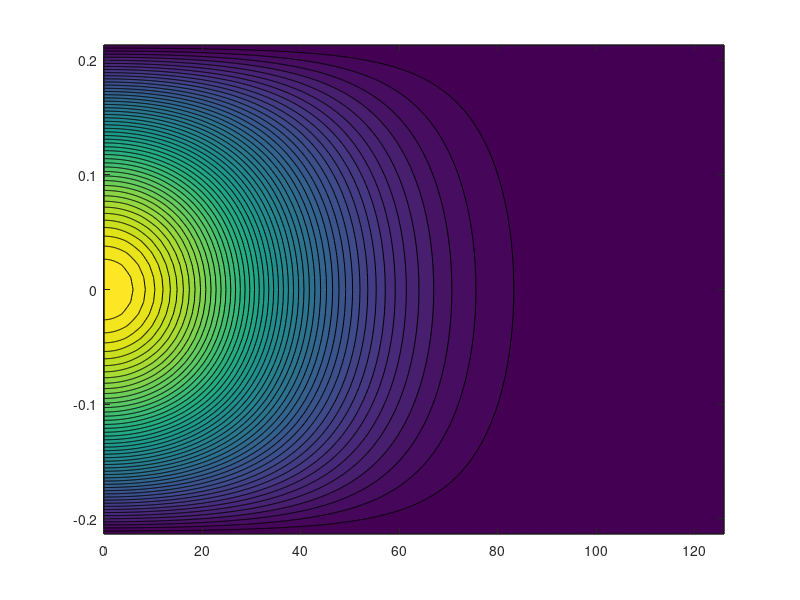

This chart was generated by the following MATLAB code: (Note: this script raises an error after producing the figure.)
%% Free space lattice for AC stark shifts calculation

clc
close all
clear all
format long g

% Define parameters

w0_red = 42e-6;
det_red = -160e9 ;
Pred = 120e-3; %in W
theta = (pi/180)*0;

fCs = 351.72196e12;
c = 299792458;
eta = 376.73;
e0 = 8.854187817e-12;
kb = 1.3806488e-23;
f_red = fCs+det_red; lambda_red = c./f_red; zR_red = pi*w0_red^2/lambda_red;

r.x = [0:100e-9:w0_red*3];
r.y = r.x;
r.z = [-lambda_red/4:lambda_red/2/40:lambda_red/4];
[X,Z] = meshgrid(r.x,r.z);

% Lattice electric field
E0_red = sqrt(4*eta/(pi*w0_red^2)); %amplitude
E_red = E0_red*1./(sqrt(1+(Z./zR_red).^2)).*exp(-(X.^2)./(w0_red^2*(1+(Z./zR_red).^2))); % gaussian field
Etot_redx = E_red.*exp(1i*(2*pi/lambda_red).*Z)+cos(theta)*E_red.*exp(-1i*(2*pi/lambda_red).*Z); %X component
Etot_redy = sin(theta)*E_red.*exp(-1i*(2*pi/lambda_red).*Z); %Y cmponent

% Polarizability
plotpolarizability = 0;
if plotpolarizability == 1;
    for i = 1:1;
    f_pol = [c./0.9e-6:1e9:c/0.84e-6];
    polout = CesiumDLinePol(f_pol,'lightshift','au');

    figure
    subplot(3,3,1)
    plot(c./f_pol/1e-6,polout(1:3:size(polout,1),1))
    hold on
    plot(c./f_pol/1e-6,polout(1:3:size(polout,1),2))
    ylim([-1e5 1e5])
    xlabel('\lambda (um)');ylabel('\alpha_{scalar}(\lambda)');legend('6S_{1/2} F=3','6S_{1/2} F=4');title('\alpha_{scalar}(\lambda) for 6S_{1/2} F=3 and 6S_{1/2} F=4')

    subplot(3,3,2)
    plot(c./f_pol/1e-6,polout(2:3:size(polout,1),1))
    hold on
    plot(c./f_pol/1e-6,polout(2:3:size(polout,1),2))
    ylim([-1e5 1e5])
    xlabel('\lambda (um)');ylabel('\alpha_{vector}(\lambda)');legend('6S_{1/2} F=3','6S_{1/2} F=4');title('\alpha_{vector}(\lambda) for 6S_{1/2} F=3 and6S_{1/2} F=4')

    subplot(3,3,3)
    plot(c./f_pol/1e-6,polout(3:3:size(polout,1),1))
    hold on
    plot(c./f_pol/1e-6,polout(3:3:size(polout,1),2))
    ylim([-0.5e2 0.5e2])
    xlabel('\lambda (um)');ylabel('\alpha_{tensor}(\lambda)');legend('6S_{1/2} F=3','6S_{1/2} F=4');title('\alpha_{tensor}(\lambda) for 6S_{1/2} F=3 and 6S_{1/2} F=4')

    subplot(3,3,4)
    plot(c./f_pol/1e-6,polout(1:3:size(polout,1),2))
    hold on
    plot(c./f_pol/1e-6,polout(1:3:size(polout,1),4))
    ylim([-1e5 1e5])
    xlabel('\lambda (um)');ylabel('\alpha_{scalar}(\lambda)');legend('6S_{1/2} F=4','6P_{1/2} F=4');title('\alpha_{scalar}(\lambda) for 6S_{1/2} F=4 and 6P_{1/2} F=4')

    subplot(3,3,5)
    plot(c./f_pol/1e-6,polout(2:3:size(polout,1),2))
    hold on
    plot(c./f_pol/1e-6,polout(2:3:size(polout,1),4))
    ylim([-1e5 1e5])
    xlabel('\lambda (um)');ylabel('\alpha_{vector}(\lambda)');legend('6S_{1/2} F=4','6P_{1/2} F=4');title('\alpha_{vector}(\lambda) for 6S_{1/2} F=4 and 6P_{1/2} F=4')

    subplot(3,3,6)
    plot(c./f_pol/1e-6,polout(3:3:size(polout,1),2))
    hold on
    plot(c./f_pol/1e-6,polout(3:3:size(polout,1),4))
    ylim([-0.5e2 0.5e2])
    xlabel('\lambda (um)');ylabel('\alpha_{tensor}(\lambda)');legend('6S_{1/2} F=4','6P_{3/2} F=5');title('\alpha_{tensor}(\lambda) for 6S_{1/2} F=4 and 6P_{1/2} F=4')

    subplot(3,3,7)
    plot(c./f_pol/1e-6,polout(1:3:size(polout,1),2))
    hold on
    plot(c./f_pol/1e-6,polout(1:3:size(polout,1),8))
    ylim([-1e5 1e5])
    xlabel('\lambda (um)');ylabel('\alpha_{scalar}(\lambda)');legend('6S_{1/2} F=4','6P_{3/2} F=5');title('\alpha_{scalar}(\lambda) for 6S_{1/2} F=4 and 6P_{3/2} F=5' )

    subplot(3,3,8)
    plot(c./f_pol/1e-6,polout(2:3:size(polout,1),2))
    hold on
    plot(c./f_pol/1e-6,polout(2:3:size(polout,1),8))
    ylim([-1e5 1e5])
    xlabel('\lambda (um)');ylabel('\alpha_{vector}(\lambda)');legend('6S_{1/2} F=4','6P_{3/2} F=5');title('\alpha_{vector}(\lambda) for 6S_{1/2} F=4 and 6P_{3/2} F=5' )

    subplot(3,3,9)
    plot(c./f_pol/1e-6,polout(3:3:size(polout,1),2))
    hold on
    plot(c./f_pol/1e-6,polout(3:3:size(polout,1),8))
    ylim([-0.5e2 0.5e2])
    xlabel('\lambda (um)');ylabel('\alpha_{tensor}(\lambda)');legend('6S_{1/2} F=4','6P_{1/2} F=4');title('\alpha_{tensor}(\lambda) for 6S_{1/2} F=4 and 6P_{3/2} F=5' )

    figure
    subplot(2,1,1)
    plot(c./f_pol/1e-6,polout(1:3:size(polout,1),1))
    hold on
    plot(c./f_pol/1e-6,polout(1:3:size(polout,1),2))
    ylim([-1e5 1e5])
    xlabel('\lambda (um)');ylabel('\alpha_{scalar}(\lambda)');legend('6S_{1/2} F=3','6S_{1/2} F=4');

    subplot(2,1,2)
    plot(c./f_pol/1e-6,(polout(1:3:size(polout,1),2)-polout(1:3:size(polout,1),1))./polout(1:3:size(polout,1),2))
    xlabel('\lambda (um)');ylabel('(\alpha_{scalar}^{6S_{1/2}F=4}(\lambda)-\alpha_{scalar}^{6S_{1/2}F=3}(\lambda))/\alpha_{scalar}^{6S_{1/2}F=4}(\lambda)');
    ylim([-0.5 0.5])
    end
end

Etot2 = sqrt(abs(Etot_redx).^2+abs(Etot_redy).^2);

figure
contourf(r.x/1e-6,r.z/1e-6,Etot2,50)

% Add the right polarization, polarizability, power for real case

E.x(:,:,1) = Etot_redx;
E.y(:,:,1) = Etot_redy;
E.z(:,:,1) = 0*Etot_redx;

rr.x = r.z;
rr.y = r.x;

Flist = [3 4 3 4 2 3 4 5];
P = [Pred];
f = [f_red];

% Magnetic field components and hyperfine Lande g-factor
B.B = [0,0,0];
B.gf = [-1/4,1/4,-1/12,1/12,-2/3,0,4/15,2/5];

% Before executing go back to original directory
H = Hstark2D_B(E,rr,f,P,Flist,B);

% Allocate space
U_starkF3_yz = zeros(numel(rr.x),numel(rr.y),7);
U_starkF4_yz = zeros(numel(rr.x),numel(rr.y),9);
U_starkF4p_yz = zeros(numel(rr.x),numel(rr.y),9);
U_starkF5p_yz = zeros(numel(rr.x),numel(rr.y),11);

tic
for i = 1:numel(rr.x);
    for j = 1:numel(rr.y);
        U_starkF3_yz(i,j,:) = H{i,j,1};  %is an array for F=3, S 1/2, it has the different "mf" from the diagonalization
        U_starkF4_yz(i,j,:) = H{i,j,2};  %is an array for F=4, S 1/2
        U_starkF4p_yz(i,j,:) = H{i,j,4}; %is an array for F'=4, P 1/2
        U_starkF5p_yz(i,j,:) = H{i,j,8}; %is an array for F'=5, P 3/2,
    end
end
toc

figure
subplot(3,3,1);pcolor(rr.x/1e-6,rr.y/1e-6,U_starkF3_yz(:,:,4)');shading interp;axis tight;colorbar
subplot(3,3,4);plot(rr.x/1e-6,squeeze(U_starkF3_yz(:,round(size(rr.y,2)/2),:)));shading interp;axis tight
subplot(3,3,7);plot(rr.y/1e-6,squeeze(U_starkF3_yz(round(size(rr.x,2)/2),:,:)));shading interp;axis tight
subplot(3,3,2);pcolor(rr.x/1e-6,rr.y/1e-6,U_starkF4_yz(:,:,5)');shading interp;axis tight;colorbar
subplot(3,3,5);plot(rr.x/1e-6,squeeze(U_starkF4_yz(:,round(size(rr.y,2)/2),:)));shading interp;axis tight
subplot(3,3,8);plot(rr.y/1e-6,squeeze(U_starkF4_yz(round(size(rr.x,2)/2),:,:)));shading interp;axis tight
subplot(3,3,3);pcolor(rr.x/1e-6,rr.y/1e-6,U_starkF5p_yz(:,:,5)');shading interp;axis tight;colorbar
subplot(3,3,6);plot(rr.x/1e-6,squeeze(U_starkF5p_yz(:,round(size(rr.y,2)/2),:)));shading interp;axis tight
subplot(3,3,9);plot(rr.y/1e-6,squeeze(U_starkF5p_yz(round(size(rr.x,2)/2),:,:)));shading interp;axis tight

% Probe 4-5'
figure
subplot(3,2,1);plot(rr.x/1e-6,squeeze(U_starkF4_yz(:,1,:))); xlabel('z (\mu m)');ylabel('U_{6S_{1/2},F=4} (mK)');title('U_{6S_{1/2},F=4}(0,0,z) (mK)')
subplot(3,2,2);plot(rr.y/1e-6,squeeze(U_starkF4_yz(1,:,:))); xlabel('x (\mu m)');ylabel('U_{6S_{1/2},F=4} (mK)');title('U_{6S_{1/2},F=4}(x,0,0) (mK)')
subplot(3,2,3);plot(rr.x/1e-6,squeeze(U_starkF5p_yz(:,1,:))); xlabel('z (\mu m)');ylabel('U_{6P_{3/2},F=5} (mK)');title('U_{6P_{3/2},F=5}(0,0,z) (mK)')
subplot(3,2,4);plot(rr.y/1e-6,squeeze(U_starkF5p_yz(1,:,:))); xlabel('x (\mu m)');ylabel('U_{6P_{3/2},F=5} (mK)');title('U_{6P_{3/2},F=5}(x,0,0) (mK)')
subplot(3,2,5);plot(rr.x/1e-6,squeeze(U_starkF4p_yz(:,1,:))); xlabel('z (\mu m)');ylabel('U_{6P_{1/2},F=4} (mK)');title('U_{6P_{1/2},F=4}(0,0,z) (mK)')
subplot(3,2,6);plot(rr.y/1e-6,squeeze(U_starkF4p_yz(1,:,:))); xlabel('x (\mu m)');ylabel('U_{6P_{1/2},F=4} (mK)');title('U_{6P_{1/2},F=4}(x,0,0) (mK)')

% Probe 4-5'
figure
subplot(3,2,1);plot(rr.x/1e-6,squeeze(U_starkF4_yz(:,1,:))/(kb*1e-3)); xlabel('z (\mu m)');ylabel('U_{6S_{1/2},F=4} (mK)');title('U_{6S_{1/2},F=4}(0,0,z) (mK)')
subplot(3,2,2);plot(rr.y/1e-6,squeeze(U_starkF4_yz(1,:,:))/(kb*1e-3)); xlabel('x (\mu m)');ylabel('U_{6S_{1/2},F=4} (mK)');title('U_{6S_{1/2},F=4}(x,0,0) (mK)')
subplot(3,2,3);plot(rr.x/1e-6,squeeze(U_starkF5p_yz(:,1,:))/(kb*1e-3)); xlabel('z (\mu m)');ylabel('U_{6P_{3/2},F=5} (mK)');title('U_{6P_{3/2},F=5}(0,0,z) (mK)')
subplot(3,2,4);plot(rr.y/1e-6,squeeze(U_starkF5p_yz(1,:,:))/(kb*1e-3)); xlabel('x (\mu m)');ylabel('U_{6P_{3/2},F=5} (mK)');title('U_{6P_{3/2},F=5}(x,0,0) (mK)')
subplot(3,2,5);plot(rr.x/1e-6,squeeze(U_starkF4p_yz(:,1,:))/(kb*1e-3)); xlabel('z (\mu m)');ylabel('U_{6P_{1/2},F=4} (mK)');title('U_{6P_{1/2},F=4}(0,0,z) (mK)')
subplot(3,2,6);plot(rr.y/1e-6,squeeze(U_starkF4p_yz(1,:,:))/(kb*1e-3)); xlabel('x (\mu m)');ylabel('U_{6P_{1/2},F=4} (mK)');title('U_{6P_{1/2},F=4}(x,0,0) (mK)')



Ues = mean(U_starkF5p_yz(:,:,:),3);
Ugs = mean(U_starkF3_yz(:,:,:),3);




%% Integrate

% Constants
hbar = 1.0545718*1e-34;
mCs = 2.20695*1e-25;
kB = 1.38065*1e-23;
kHz = 1e3;
MHz = 1e6;
Gamma = 2*pi*5.2*MHz;
uK = 1e-6;

delta = 2*pi*[-50:0.5:50]*MHz;
rcord = (rr.y)';
zcord= rr.x;

figure
subplot(2,1,1)
pcolor(rcord/1e-6,zcord/1e-9,Ues/(kb*1e-3));shading flat;colorbar
xlabel('r (um)');ylabel('z (nm)');title('Excited state potential (mK)')
subplot(2,1,2)
pcolor(rcord/1e-6,zcord/1e-9,Ugs/(kb*1e-3));shading flat;colorbar
xlabel('r (um)');ylabel('z (nm)');title('Ground state potential (mK)')

%% Expected shifts

zind = round(size(Ugs,1)/2);
U0e = squeeze(U_starkF5p_yz(zind,1,:));
U0g = Ugs(zind,1)*ones(size(U0e));
DeltaU = (U0e - U0g)/(hbar*2*pi)/(1e6);
DeltaU = unique(round(DeltaU*100)/100);
figure
plot(DeltaU,'--o')
ylabel('Shift (MHz)');title('Expected shift for current trap ')

% 
% figure('units','normalized','outerposition',[0 0 1 1])
% filename = 'trapatchip_lowT2_BE.gif';
% subplot(4,2,[1:2]);pcolor(rcord/1e-6,zcord/1e-9,Ugs/(kb*1e-3));shading flat;colorbar
% xlabel('r (um)');ylabel('z (nm)');title('Ground state potential (mK)')
% 
% gaussEqn = 'a*exp(-((x-b)/c)^2)+d'
% startZ = [1 0 30e-9 0];
% startR = [1 0 5e-6 0];
% zind = round(size(Ugs,1)/2);
% T=[5:5:250]*uK;
% %T=[5:20:-Ugs(zind,1)/kB/uK]*uK;
% 
% for i=1:numel(T);
%     i
%     [lshT(i,:),nden] = lineshape(delta,rcord,zcord,Ugs,Ues,T(i));
%     subplot(4,2,[3:4]);pcolor(rcord/1e-6,zcord/1e-9,nden);shading flat; colorbar;xlabel('r (um)');ylabel('z (um)');title(['Density at T = ',num2str(T(i)/uK),'uK'])
%     subplot(4,2,5);plotyy(zcord/1e-9,Ugs(:,1)/uK/kB,zcord/1e-9,nden(:,1)/max(nden(:,1)));nZfit = fit(zcord',nden(:,1)/max(nden(:,1)),gaussEqn,'Start', startZ); Zwidth(i) = nZfit.c;xlabel('z (nm)');legend('Trap potential along z (uK)','Density profile along z');title('Trap and density along z')
%     subplot(4,2,7);plot(nZfit,zcord,nden(:,1)/max(nden(:,1)));xlabel('z ');title('Gaussian fit')
%     subplot(4,2,6);plotyy(rcord/1e-6,Ugs(zind,:)/uK/kB,rcord/1e-6,nden(zind,:)/max(nden(zind,:)));nRfit = fit(rcord,nden(zind,:)'/max(nden(zind,:)),gaussEqn,'Start', startR); Rwidth(i) = nRfit.c;xlabel('r (um)');legend('Trap potential along r (uK)','Density profile along r');title('Trap and density along r')
%     subplot(4,2,8);plot(nRfit,rcord,nden(zind,:)/max(nden(zind,:)));xlabel('r ');title('Gaussian fit')
%     pause(1)
%     frame = getframe(1);
%     im = frame2im(frame);
%     [imind,cm] = rgb2ind(im,256);
%     if i == 1;
%         imwrite(imind,cm,filename,'gif', 'Loopcount',inf);
%     else
%         imwrite(imind,cm,filename,'gif','WriteMode','append');
%     end
% end
% 
% lshT(i+1,:) = lineshape(delta,rcord,zcord,0*Ugs,0*Ues,T(end));
% 
% figure
% plot(delta/(2*pi*MHz),lshT)
% xlabel('Detuning (MHz)'),ylabel('Lineshape');title(['Lineshape for different temperatures'] )
% figure
% pcolor(delta/(2*pi*MHz),T/uK,lshT(1:end-1,:));shading interp;colorbar
% xlabel('Detuning (MHz)'),ylabel('Temperature (uK)');title('Lineshapes for different temperatures')
% 
% % Harmonic fitting
% 
% zlim = 10;
% pz = polyfit(zcord(zind-zlim:zind+zlim)',Ugs(zind-zlim:zind+zlim,1),2);
% rlim = 150;
% pr = polyfit(rcord(1:rlim)',Ugs(zind,1:rlim),2);
% 
% figure
% subplot(2,1,1)
% plot(zcord,Ugs(:,1))
% hold on
% plot(zcord(zind-zlim:zind+zlim),pz(1)*zcord(zind-zlim:zind+zlim).^2+pz(2)*zcord(zind-zlim:zind+zlim)+pz(3),'ro')
% fz = sqrt(pz(1)*2/mCs)/2/pi
% xlabel('z (m)');ylabel('Ugs(z,0) (J)');title(['Harmonic fitting near trap bottom: fz = ',num2str(fz/1e3),'kHz'])
% subplot(2,1,2)
% plot(rcord,Ugs(zind,:))
% hold on
% plot(rcord(1:rlim),pr(1)*rcord(1:rlim).^2+pr(2)*rcord(1:rlim)+pr(3),'ro')
% fr = sqrt(pr(1)*2/mCs)/2/pi
% xlabel('r (m)');ylabel('Ugs(z0,r) (J)');title(['Harmonic fitting near trap bottom: fr = ',num2str(fr/1e3),'kHz'])
% 
% Wr = 2*pi*fr;
% Wz = 2*pi*fz;
% U0 = Ugs(zind,1);
% 
% for k = 1:numel(T);
%     for i=1:numel(delta);
%         det = delta(i);
%         dN = @(x,y) (x.*exp(-(mCs*Wr^2.*(x.^2))./(2*kB*T(k)))).*(exp(-(mCs*Wz^2.*(y.^2))./(2*kB*T(k)))).*(1./(1+4.*((hbar*det+U0+mCs*0.5.*((Wr.*x).^2+(Wz.*y).^2))./(hbar*Gamma)).^2));
%         Zr = (2*pi*kB*T(k)/(mCs*Wr^2));
%         Zz = (2*pi*kB*T(k)/(mCs*Wz^2))^(1/2);
%         Ndet(i,k) = 2*pi*integral2(dN,0,2000e-6,-40e-6,40e-6,'Method','iterated','AbsTol',1e2,'RelTol',1e-12)/(Zr*Zz);
%     end
%     Lr(k) = sqrt(hbar/(mCs*Wr))*sqrt((1+exp(-hbar*Wr/(kB*T(k))))/(1-exp(-hbar*Wr/(kB*T(k)))));
%     Lz(k) = sqrt(hbar/(mCs*Wz))*sqrt((1+exp(-hbar*Wz/(kB*T(k))))/(1-exp(-hbar*Wz/(kB*T(k)))));
%     k
% end
% 
% figure
% pcolor(delta/(2*pi*MHz),T/uK,Ndet');shading interp;colorbar
% 
% Ndetnorm = bsxfun(@rdivide,Ndet,max(Ndet)); % Normalized (scaled) matrix by column
% NlshTnorm = bsxfun(@rdivide,lshT(1:end-1,:)',max(lshT(1:end-1,:)'));
% 
% figure
% subplot(2,1,1)
% pcolor(delta/(2*pi*MHz),T/uK,Ndetnorm');shading interp;colorbar
% xlabel('Detuning (MHz)'),ylabel('Temperature (uK)');title('Lineshapes for different temperatures - HO')
% subplot(2,1,2)
% pcolor(delta/(2*pi*MHz),T/uK,NlshTnorm');shading interp;colorbar
% xlabel('Detuning (MHz)'),ylabel('Temperature (uK)');title('Lineshapes for different temperatures - OL')
% 
% figure
% plot(T/uK,Lr/1e-6)
% hold on
% plot(T/uK,Lz/1e-9,'r')
% plot(T/uK,Rwidth/1e-6,'g')
% plot(T/uK,Zwidth/1e-9,'k')
% xlabel(' T(uK)')
% ylabel('Thermal width')
% legend('HO Lr (um)','HO Lz (nm)','OL Lr (um)','OL Lz (nm)')
% title('Thermal length for HO and OL model')
% 
% %% Expected shifts
% U0e = squeeze(U_starkF5p_yz(zind,1,:));
% U0g = Ugs(zind,1)*ones(size(U0e));
% DeltaU = (U0e - U0g)/(hbar*2*pi)/(1e6);
% DeltaU = unique(round(DeltaU*100)/100);
% figure
% plot(DeltaU,'--o')
% ylabel('Shift (MHz)');title('Expected shift for current trap ')

%% Scattering rate

Gamma_sc = (Gamma/det_red/2/pi)*(mean(U0g)/hbar);
Trec = 198e-9;
t_trap = -(mean(U0g)/kb/2)/((1/3)*Trec*Gamma_sc)

